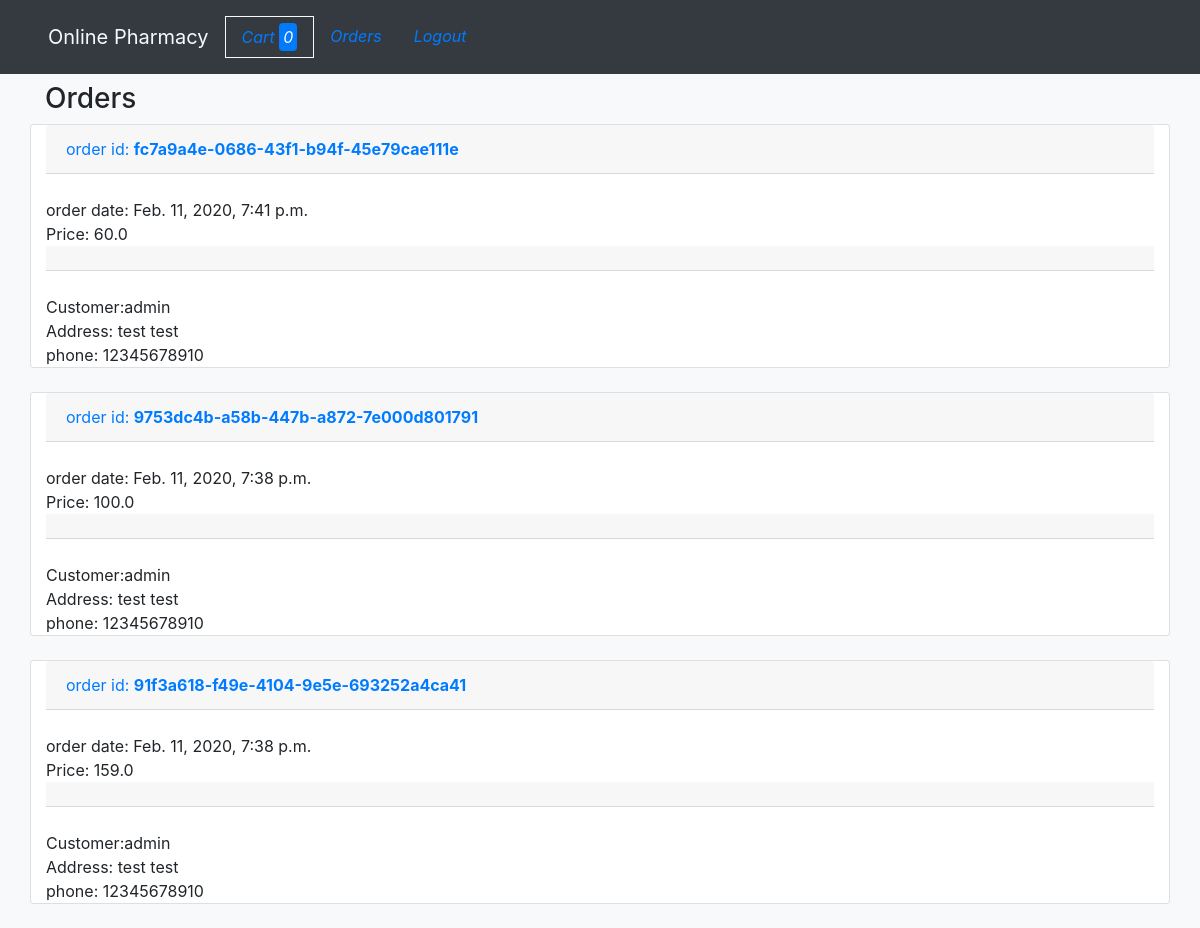
The app's page /orders (signed in), older data.
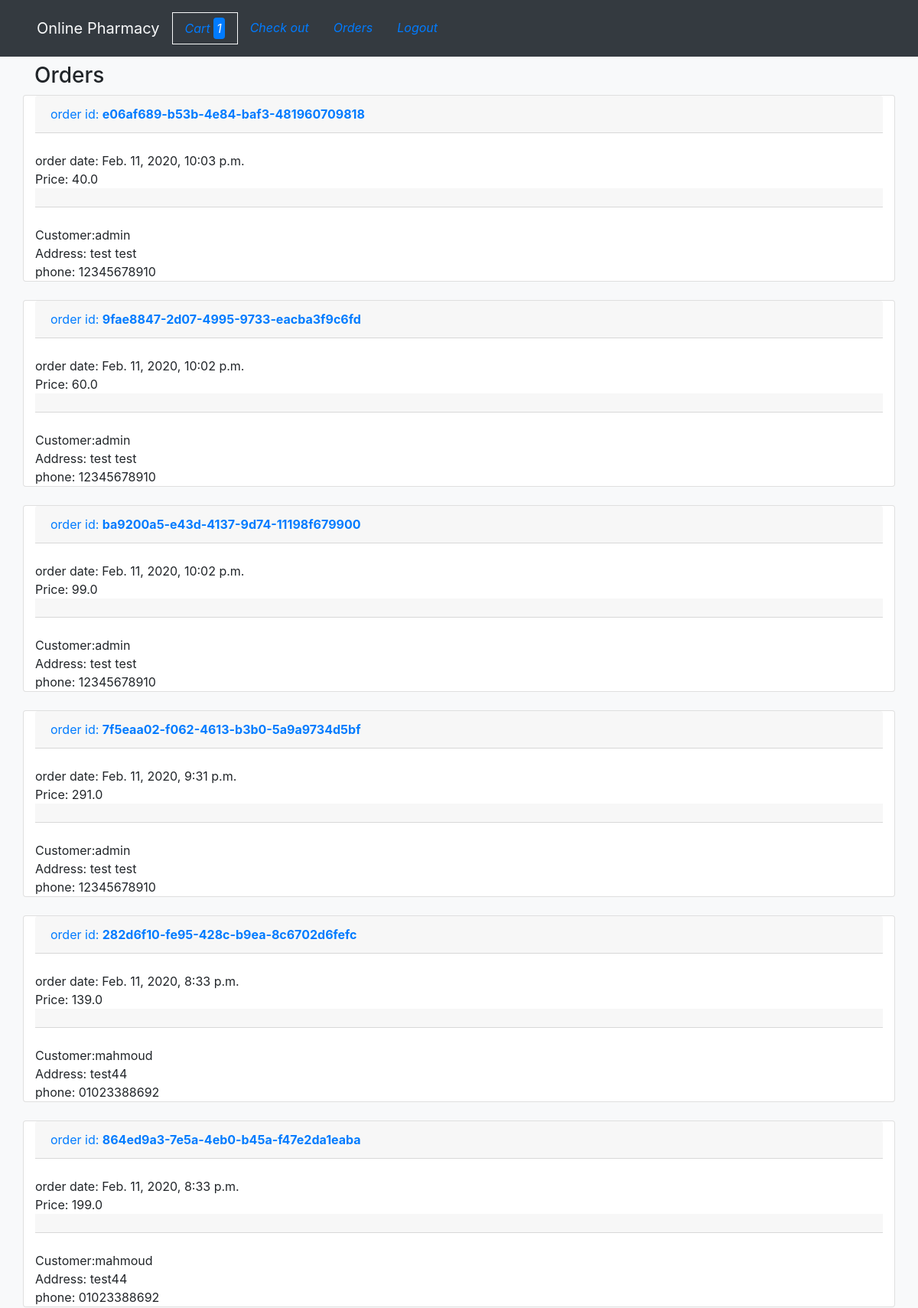
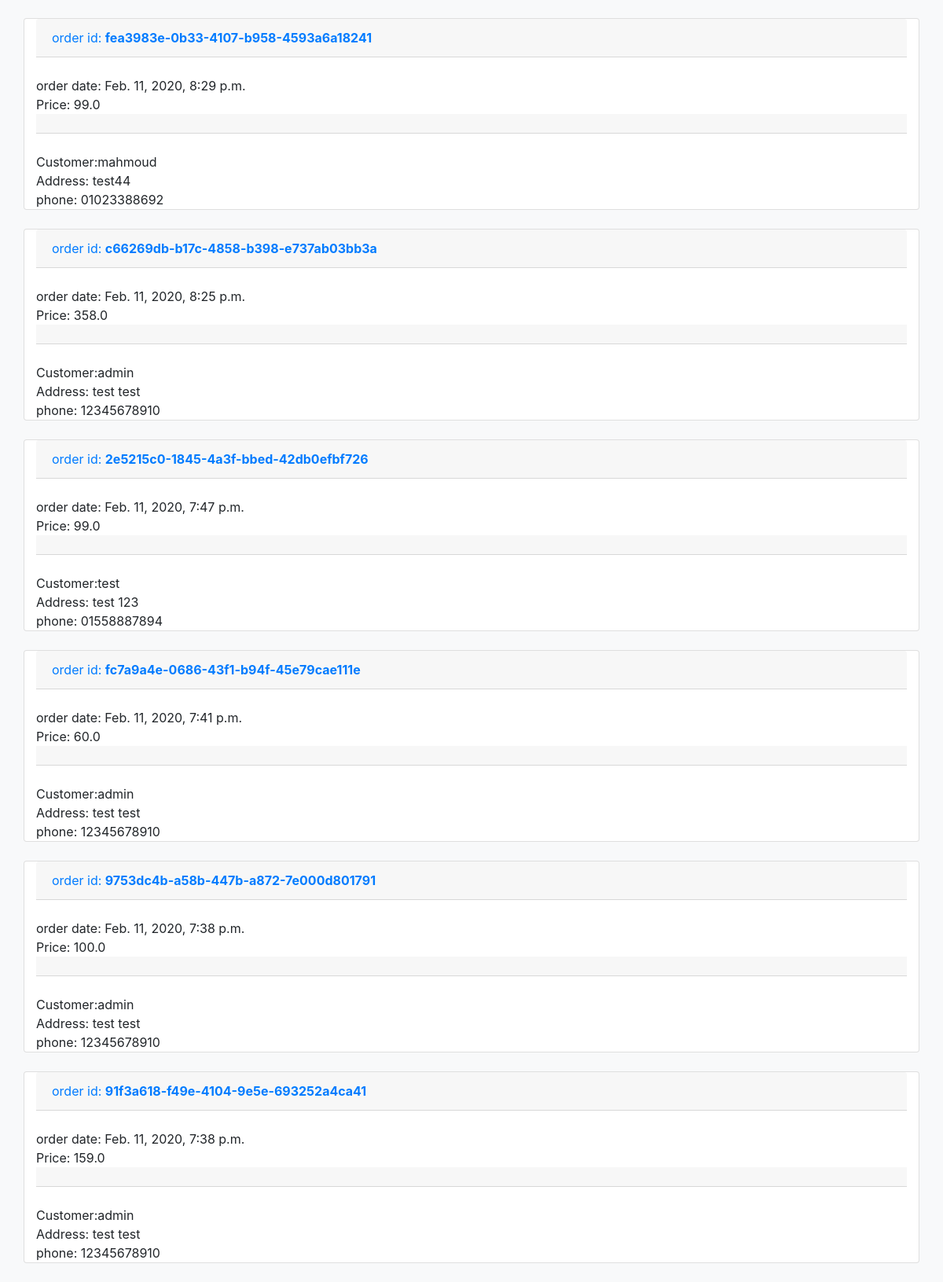
The same page, newer data (2 pictures, top to bottom).
### cart/models.py (models this page shows, shortened)
class Order(models.Model):
    id = models.UUIDField(
        primary_key=True, default=uuid.uuid4, unique_for_date=True)
    cart = models.ForeignKey(Cart, on_delete=models.SET_NULL,null=True)
    total_price = models.FloatField(blank=True)
    customer = models.ForeignKey(
        Customr_details, on_delete=models.SET_NULL, null=True)
    order_date = models.DateTimeField(auto_now_add=True)

class Customr_details(models.Model):
    user = models.ForeignKey(User, on_delete=models.SET_NULL, null=True)
    address = models.CharField(max_length=500, blank=True)
    phone = models.CharField(max_length=20, blank=True)
    def __str__(self):
        return str(self.user.username)

### core/views.py (the view)
# urls.py: path('orders', views.orders, name='orders')
@user_passes_test(lambda u: u.is_superuser)
def orders(request):
    orders = Order.objects.all().order_by('-order_date')
    return render(request, 'orders.html', {'orders': orders})

### cart/models.py (called while the page is built)
    def cart_count(self):
        return self.order_item_set.all().count()

### core/context_processors.py (called while the page is built)
def add_variable_to_context(request):
    session_cart = request.session.get('cart')
    if request.user.is_authenticated:
        user = request.user.id
        cart = Cart.objects.all().filter(user=user, is_ordered=False).first()
    else:
        cart = Cart.objects.all().filter(pk=session_cart).first()
    if cart:
        cart_count = cart.cart_count()
    else:
        cart_count = 0
    return {
        'test':'test',
        'count':cart_count
        }

### templates/orders.html (shortened to what this page needs)
{% extends 'base.html' %}
{% block content %}
<div class="container">
 <h3>Orders</h3>
{% for order in orders %}
<div class="row">
    <div class="col card">
        <p class="text-primary card-header"> order id: <strong>{{order.id}}</strong> </p> <br>
        order date: {{order.order_date}}
        <br>Price: {{order.total_price}} <br>
        <div class="card-header container">
        </div>
        <br> Customer:{{order.customer}} <br>
        Address: {{order.customer.address}} <br>
        phone: {{order.customer.phone}}
    </div>
</div>
<br>
{% endfor %}
</div>
{% endblock %}

Row changes from the older to the newer data that the page shows:
added Order: id "e06af689-b53b-4e84-baf3-481960709818", order_date "Feb. 11, 2020, 10:03 p.m.", total_price "40.0", customer "admin", customer.address "test test", customer.phone "12345678910"
added Order: id "9fae8847-2d07-4995-9733-eacba3f9c6fd", order_date "Feb. 11, 2020, 10:02 p.m.", total_price "60.0", customer "admin", customer.address "test test", customer.phone "12345678910"
added Order: id "ba9200a5-e43d-4137-9d74-11198f679900", order_date "Feb. 11, 2020, 10:02 p.m.", total_price "99.0", customer "admin", customer.address "test test", customer.phone "12345678910"
added Order: id "7f5eaa02-f062-4613-b3b0-5a9a9734d5bf", order_date "Feb. 11, 2020, 9:31 p.m.", total_price "291.0", customer "admin", customer.address "test test", customer.phone "12345678910"
added Order: id "282d6f10-fe95-428c-b9ea-8c6702d6fefc", order_date "Feb. 11, 2020, 8:33 p.m.", total_price "139.0", customer "mahmoud", customer.address "test44", customer.phone "01023388692"
added Order: id "864ed9a3-7e5a-4eb0-b45a-f47e2da1eaba", order_date "Feb. 11, 2020, 8:33 p.m.", total_price "199.0", customer "mahmoud", customer.address "test44", customer.phone "01023388692"
added Order: id "fea3983e-0b33-4107-b958-4593a6a18241", order_date "Feb. 11, 2020, 8:29 p.m.", total_price "99.0", customer "mahmoud", customer.address "test44", customer.phone "01023388692"
added Order: id "c66269db-b17c-4858-b398-e737ab03bb3a", order_date "Feb. 11, 2020, 8:25 p.m.", total_price "358.0", customer "admin", customer.address "test test", customer.phone "12345678910"
added Order: id "2e5215c0-1845-4a3f-bbed-42db0efbf726", order_date "Feb. 11, 2020, 7:47 p.m.", total_price "99.0", customer "test", customer.address "test 123", customer.phone "01558887894"
Text that changed along with them:
{{ count }}: "0" → "1"
text now shown: "Check out"
